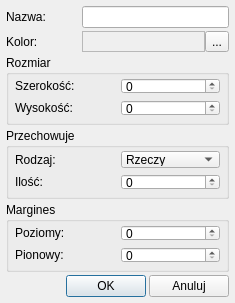
<?xml version="1.0" encoding="UTF-8"?>
<ui version="4.0">
 <class>dlgEditFurniture</class>
 <widget class="QDialog" name="dlgEditFurniture">
  <property name="geometry">
   <rect>
    <x>0</x>
    <y>0</y>
    <width>235</width>
    <height>303</height>
   </rect>
  </property>
  <property name="minimumSize">
   <size>
    <width>235</width>
    <height>303</height>
   </size>
  </property>
  <property name="maximumSize">
   <size>
    <width>235</width>
    <height>303</height>
   </size>
  </property>
  <property name="windowTitle">
   <string>Dialog</string>
  </property>
  <layout class="QGridLayout" name="gridLayout_4">
   <property name="margin">
    <number>6</number>
   </property>
   <property name="spacing">
    <number>3</number>
   </property>
   <item row="0" column="0">
    <widget class="QLabel" name="lbName">
     <property name="text">
      <string>Nazwa:</string>
     </property>
    </widget>
   </item>
   <item row="0" column="1" colspan="2">
    <widget class="QLineEdit" name="edName"/>
   </item>
   <item row="1" column="0">
    <widget class="QLabel" name="lbColor">
     <property name="text">
      <string>Kolor:</string>
     </property>
    </widget>
   </item>
   <item row="1" column="1" colspan="2">
    <layout class="QHBoxLayout" name="layHorizontal">
     <property name="spacing">
      <number>0</number>
     </property>
     <item>
      <widget class="QFrame" name="frmColor">
       <property name="frameShape">
        <enum>QFrame::StyledPanel</enum>
       </property>
       <property name="frameShadow">
        <enum>QFrame::Raised</enum>
       </property>
      </widget>
     </item>
     <item>
      <widget class="QToolButton" name="btnColor">
       <property name="text">
        <string>...</string>
       </property>
      </widget>
     </item>
    </layout>
   </item>
   <item row="2" column="0" colspan="3">
    <widget class="QGroupBox" name="gbSize">
     <property name="title">
      <string>Rozmiar</string>
     </property>
     <layout class="QGridLayout" name="gridLayout_3">
      <property name="leftMargin">
       <number>6</number>
      </property>
      <property name="topMargin">
       <number>3</number>
      </property>
      <property name="rightMargin">
       <number>6</number>
      </property>
      <property name="bottomMargin">
       <number>6</number>
      </property>
      <item row="0" column="0">
       <widget class="QLabel" name="lbSizeWidth">
        <property name="text">
         <string>Szerokość:</string>
        </property>
       </widget>
      </item>
      <item row="0" column="1">
       <widget class="QSpinBox" name="sbSizeWidth"/>
      </item>
      <item row="1" column="0">
       <widget class="QLabel" name="lbSizeHeight">
        <property name="text">
         <string>Wysokość:</string>
        </property>
       </widget>
      </item>
      <item row="1" column="1">
       <widget class="QSpinBox" name="sbSizeHeight"/>
      </item>
     </layout>
    </widget>
   </item>
   <item row="4" column="0" colspan="3">
    <widget class="QGroupBox" name="gbMargins">
     <property name="title">
      <string>Margines</string>
     </property>
     <layout class="QGridLayout" name="gridLayout_2">
      <property name="leftMargin">
       <number>6</number>
      </property>
      <property name="topMargin">
       <number>3</number>
      </property>
      <property name="rightMargin">
       <number>6</number>
      </property>
      <property name="bottomMargin">
       <number>6</number>
      </property>
      <item row="0" column="0">
       <widget class="QLabel" name="lbMarginsHorizontal">
        <property name="text">
         <string>Poziomy:</string>
        </property>
       </widget>
      </item>
      <item row="0" column="1">
       <widget class="QSpinBox" name="sbMarginsHorizontal"/>
      </item>
      <item row="1" column="0">
       <widget class="QLabel" name="lbMarginsVertical">
        <property name="text">
         <string>Pionowy:</string>
        </property>
       </widget>
      </item>
      <item row="1" column="1">
       <widget class="QSpinBox" name="sbMarginsVertical"/>
      </item>
     </layout>
    </widget>
   </item>
   <item row="5" column="0" colspan="3">
    <layout class="QHBoxLayout" name="layHorizontal2">
     <item>
      <spacer name="horizontalSpacer">
       <property name="orientation">
        <enum>Qt::Horizontal</enum>
       </property>
       <property name="sizeHint" stdset="0">
        <size>
         <width>40</width>
         <height>20</height>
        </size>
       </property>
      </spacer>
     </item>
     <item>
      <widget class="QPushButton" name="btnOK">
       <property name="text">
        <string>OK</string>
       </property>
      </widget>
     </item>
     <item>
      <widget class="QPushButton" name="btnCancel">
       <property name="text">
        <string>Anuluj</string>
       </property>
      </widget>
     </item>
    </layout>
   </item>
   <item row="3" column="0" colspan="3">
    <widget class="QGroupBox" name="gbContent">
     <property name="title">
      <string>Przechowuje</string>
     </property>
     <layout class="QGridLayout" name="gridLayout">
      <property name="leftMargin">
       <number>6</number>
      </property>
      <property name="topMargin">
       <number>3</number>
      </property>
      <property name="rightMargin">
       <number>6</number>
      </property>
      <property name="bottomMargin">
       <number>6</number>
      </property>
      <item row="0" column="0">
       <widget class="QLabel" name="lbContentType">
        <property name="text">
         <string>Rodzaj:</string>
        </property>
       </widget>
      </item>
      <item row="0" column="1">
       <widget class="QComboBox" name="cbContentType">
        <item>
         <property name="text">
          <string>Rzeczy</string>
         </property>
        </item>
        <item>
         <property name="text">
          <string>Ludzie</string>
         </property>
        </item>
       </widget>
      </item>
      <item row="1" column="0">
       <widget class="QLabel" name="lbContentLimit">
        <property name="text">
         <string>Ilość:</string>
        </property>
       </widget>
      </item>
      <item row="1" column="1">
       <widget class="QSpinBox" name="sbContentLimit"/>
      </item>
     </layout>
    </widget>
   </item>
  </layout>
 </widget>
 <tabstops>
  <tabstop>edName</tabstop>
  <tabstop>btnColor</tabstop>
  <tabstop>sbSizeWidth</tabstop>
  <tabstop>sbSizeHeight</tabstop>
  <tabstop>cbContentType</tabstop>
  <tabstop>sbContentLimit</tabstop>
  <tabstop>sbMarginsHorizontal</tabstop>
  <tabstop>sbMarginsVertical</tabstop>
  <tabstop>btnOK</tabstop>
  <tabstop>btnCancel</tabstop>
 </tabstops>
 <resources/>
 <connections>
  <connection>
   <sender>btnCancel</sender>
   <signal>clicked()</signal>
   <receiver>dlgEditFurniture</receiver>
   <slot>reject()</slot>
   <hints>
    <hint type="sourcelabel">
     <x>183</x>
     <y>279</y>
    </hint>
    <hint type="destinationlabel">
     <x>35</x>
     <y>279</y>
    </hint>
   </hints>
  </connection>
 </connections>
</ui>
